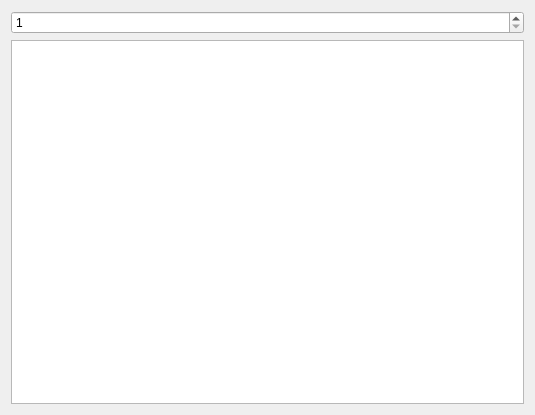
<?xml version="1.0" encoding="UTF-8"?>
<ui version="4.0">
 <class>Task4</class>
 <widget class="QWidget" name="Task4">
  <property name="geometry">
   <rect>
    <x>0</x>
    <y>0</y>
    <width>535</width>
    <height>415</height>
   </rect>
  </property>
  <property name="windowTitle">
   <string>Form</string>
  </property>
  <layout class="QGridLayout" name="gridLayout_2">
   <item row="0" column="0">
    <layout class="QGridLayout" name="gridLayout">
     <item row="0" column="0">
      <widget class="QSpinBox" name="spinBox">
       <property name="minimum">
        <number>1</number>
       </property>
       <property name="maximum">
        <number>10</number>
       </property>
      </widget>
     </item>
     <item row="1" column="0">
      <widget class="QListWidget" name="listWidget"/>
     </item>
    </layout>
   </item>
  </layout>
 </widget>
 <resources/>
 <connections/>
</ui>
